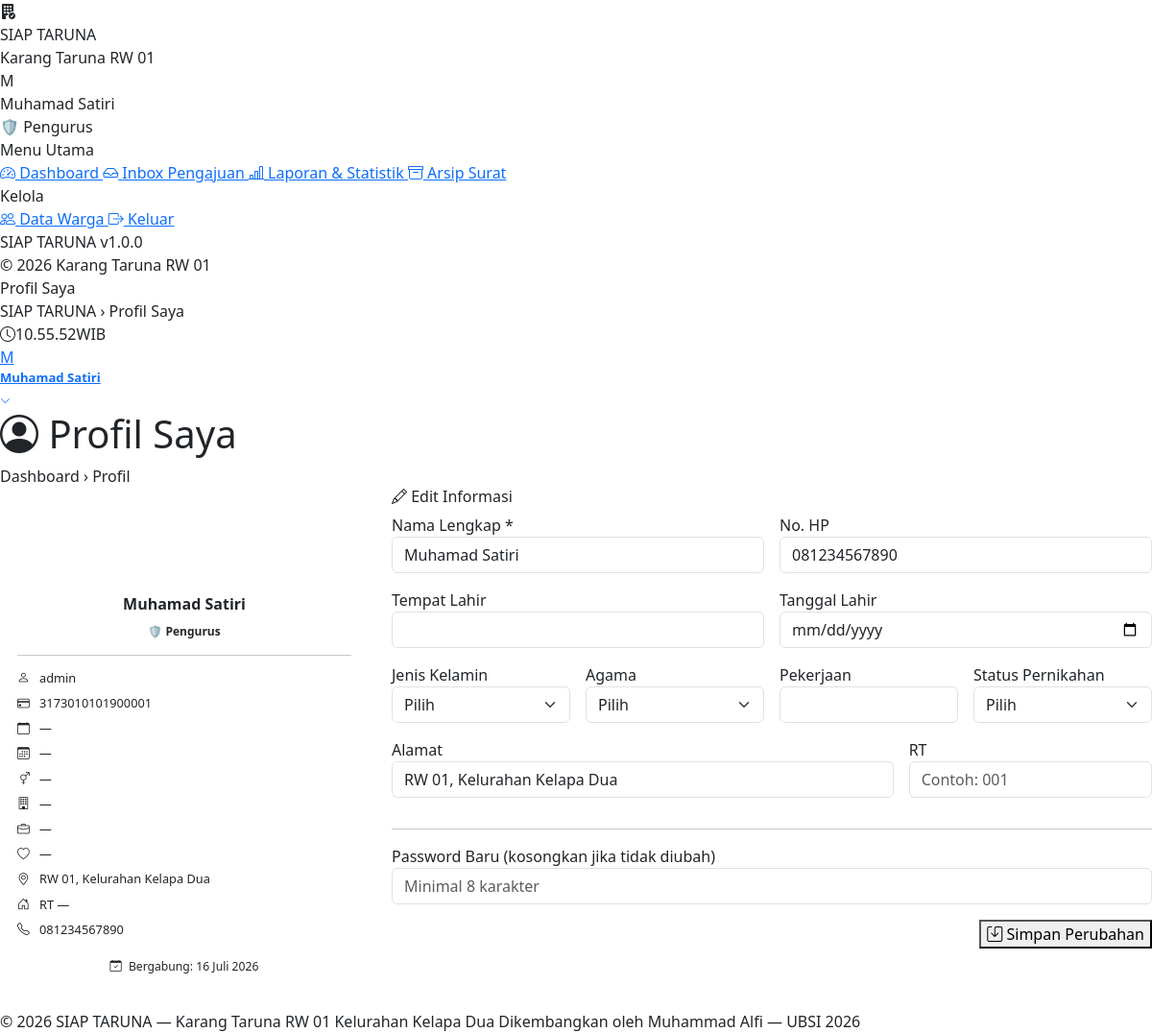
The page /pengurus/profil.php (signed in) on the database its author committed.
### tables this page shows
CREATE TABLE `tb_users` (
    `id_user`    INT(11)      NOT NULL AUTO_INCREMENT,
    `nama`       VARCHAR(100) NOT NULL COMMENT 'Nama lengkap pengguna',
    `NIK`        VARCHAR(20)  NOT NULL COMMENT 'Nomor Induk Kependudukan (16 digit)',
    `username`   VARCHAR(50)  NOT NULL COMMENT 'Username untuk login',
    `password`   VARCHAR(255) NOT NULL COMMENT 'Password ter-hash (bcrypt)',
    `no_hp`      VARCHAR(15)  DEFAULT NULL,
    `alamat`     TEXT         DEFAULT NULL,
    `role`       ENUM('warga','pengurus') NOT NULL DEFAULT 'warga',
    `jabatan`    VARCHAR(100) DEFAULT NULL,
    `is_aktif`   TINYINT(1)   NOT NULL DEFAULT 1 COMMENT '1=aktif, 0=nonaktif',
    `created_at` TIMESTAMP    NOT NULL DEFAULT CURRENT_TIMESTAMP,
    PRIMARY KEY (`id_user`),
    UNIQUE KEY `uk_NIK`      (`NIK`),
    UNIQUE KEY `uk_username` (`username`)
);

### includes/fungsi.php (called while the page is built, shortened)
<?php
function sudahLogin(): bool {
    return isset($_SESSION['id_user']) && !empty($_SESSION['id_user']);
}
function getUser(): ?array {
    return [
        'id_user'  => $_SESSION['id_user']  ?? null,
        'nama'     => $_SESSION['nama']     ?? '',
        'username' => $_SESSION['username'] ?? '',
        'role'     => $_SESSION['role']     ?? '',
        'NIK'      => $_SESSION['NIK']      ?? '',
        'no_hp'    => $_SESSION['no_hp']    ?? '',
        'alamat'   => $_SESSION['alamat']   ?? '',
        'rt'       => $_SESSION['rt']       ?? '',
    ];
}
function formatTanggal(string $tgl): string {
    $bulan = [
        1 => 'Januari', 2 => 'Februari',  3 => 'Maret',   4 => 'April',
        5 => 'Mei',     6 => 'Juni',      7 => 'Juli',    8 => 'Agustus',
        9 => 'September', 10 => 'Oktober', 11 => 'November', 12 => 'Desember'
    ];
    $ts = strtotime($tgl);
    return date('d', $ts) . ' ' . $bulan[(int)date('n', $ts)] . ' ' . date('Y', $ts);
}
function inisial(string $nama): string {
    return strtoupper(mb_substr(trim($nama), 0, 1));
}

### pengurus/profil.php (the view, shortened to what this page needs)
<?php
require_once __DIR__ . '/../includes/fungsi.php';
$judul_halaman = 'Profil Saya';
$idUser = (int)$_SESSION['id_user'];
$q = $koneksi->query("SELECT * FROM tb_users WHERE id_user = $idUser LIMIT 1");
$data = $q->fetch_assoc();
require_once __DIR__ . '/../includes/header.php';
?>
<div class="page-header">
    <div class="page-header-row">
        <div>
            <h1 class="page-title">
                <i class="bi bi-person-circle" style="color:var(--blue-600)"></i> Profil Saya
            </h1>
            <div class="page-sub">Dashboard &rsaquo; <span>Profil</span></div>
        </div>
    </div>
</div>
<div class="row g-4">
    <div class="col-md-4">
        <div class="card-st text-center h-100">
            <div class="card-body-st" style="padding:28px 18px">
                <div style="width:70px;height:70px;
                            background:linear-gradient(135deg,var(--slate-700),var(--blue-600));
                            border-radius:18px;margin:0 auto 14px;display:flex;
                            align-items:center;justify-content:center;font-size:1.8rem;
                            font-weight:800;color:white;text-transform:uppercase">
                </div>
                <h6 style="font-weight:800;margin-bottom:5px">
                    <?= htmlspecialchars($data['nama']) ?>
                </h6>
                <span style="background:var(--blue-50);color:var(--blue-700);padding:3px 12px;
                             border-radius:99px;font-size:.75rem;font-weight:700">
                    🛡 Pengurus
                </span>
                <hr style="margin:14px 0;border-color:var(--slate-200)">
                <?php
                $fields = [
                    ['bi-person',      $data['username'],            'Username'],
                    ['bi-credit-card', $data['NIK'],                 'NIK'],
                    ['bi-calendar',    $data['tempat_lahir'] ?? '—', 'Tempat Lahir'],
                    ['bi-calendar3',   $data['tanggal_lahir'] ?? '—','Tanggal Lahir'],
                    ['bi-gender-ambiguous', $data['jenis_kelamin'] ?? '—', 'Jenis Kelamin'],
                    ['bi-building',    $data['agama'] ?? '—',        'Agama'],
                    ['bi-briefcase',   $data['pekerjaan'] ?? '—',    'Pekerjaan'],
                    ['bi-heart',       $data['status_pernikahan'] ?? '—', 'Status Pernikahan'],
                    ['bi-geo-alt',     $data['alamat'] ?? '—',       'Alamat'],
                    ['bi-house-door',  'RT ' . ($data['rt'] ?? '—'), 'RT'],
                    ['bi-telephone',   $data['no_hp'] ?? '—',        'No. HP'],
                ];
                foreach ($fields as [$ico, $val, $lbl]): ?>
                <div style="display:flex;align-items:center;gap:8px;font-size:.8rem;
                            color:var(--slate-500);margin-bottom:7px;text-align:left">
                    <i class="bi <?= $ico ?>" style="color:var(--blue-500);width:15px;flex-shrink:0"
                       title="<?= $lbl ?>"></i>
                    <span style="overflow:hidden;text-overflow:ellipsis;white-space:nowrap">
                        <?= htmlspecialchars($val) ?>
                    </span>
                </div>
                <?php endforeach; ?>
                <div style="margin-top:12px;padding:8px 12px;background:var(--blue-50);
                            border-radius:8px;font-size:.76rem;color:var(--blue-700)">
                    <i class="bi bi-calendar-check me-1"></i>
                    Bergabung: <?= formatTanggal($data['created_at']) ?>
                </div>
            </div>
        </div>
    </div>
    <div class="col-md-8">
        <div class="card-st">
            <div class="card-header-st">
                <h6 class="card-title-st">
                    <i class="bi bi-pencil" style="color:var(--blue-600)"></i> Edit Informasi
                </h6>
            </div>
            <div class="card-body-st">
                <form method="POST" action="<?= APP_URL ?>/handlers/proses_profil.php">
                    <div class="row g-3">
                        <div class="col-md-6">
                            <label class="form-label-st">Nama Lengkap *</label>
                            <input type="text" name="nama" class="form-control"
                                   value="<?= htmlspecialchars($data['nama']) ?>" required>
                        </div>
                        <div class="col-md-6">
                            <label class="form-label-st">No. HP</label>
                            <input type="text" name="no_hp" class="form-control"
                                   value="<?= htmlspecialchars($data['no_hp'] ?? '') ?>"
                                   placeholder="08xx-xxxx-xxxx">
                        </div>
                        <div class="col-md-6">
                            <label class="form-label-st">Tempat Lahir</label>
                            <input type="text" name="tempat_lahir" class="form-control"
                                   value="<?= htmlspecialchars($data['tempat_lahir'] ?? '') ?>">
                        </div>
                        <div class="col-md-6">
                            <label class="form-label-st">Tanggal Lahir</label>
                            <input type="date" name="tanggal_lahir" class="form-control"
                                   value="<?= htmlspecialchars($data['tanggal_lahir'] ?? '') ?>">
                        </div>
                        <div class="col-md-3">
                            <label class="form-label-st">Jenis Kelamin</label>
                            <select name="jenis_kelamin" class="form-select">
                                <option value="">Pilih</option>
                            </select>
                        </div>
                        <div class="col-md-3">
                            <label class="form-label-st">Agama</label>
                            <select name="agama" class="form-select">
                                <option value="">Pilih</option>
                            </select>
                        </div>
                        <div class="col-md-3">
                            <label class="form-label-st">Pekerjaan</label>
                            <input type="text" name="pekerjaan" class="form-control"
                                   value="<?= htmlspecialchars($data['pekerjaan'] ?? '') ?>">
                        </div>
                        <div class="col-md-3">
                            <label class="form-label-st">Status Pernikahan</label>
                            <select name="status_pernikahan" class="form-select">
                                <option value="">Pilih</option>
                            </select>
                        </div>
                        <div class="col-md-8">
                            <label class="form-label-st">Alamat</label>
                            <input type="text" name="alamat" class="form-control"
                                   value="<?= htmlspecialchars($data['alamat'] ?? '') ?>">
                        </div>
                        <div class="col-md-4">
                            <label class="form-label-st">RT</label>
                            <input type="text" name="rt" class="form-control"
                                   value="<?= htmlspecialchars($data['rt'] ?? '') ?>"
                                   placeholder="Contoh: 001">
                        </div>
                        <div class="col-12">
                            <hr style="border-color:var(--slate-200)">
                            <label class="form-label-st">
                                Password Baru
                                <span style="color:var(--slate-400);font-weight:400">
                                    (kosongkan jika tidak diubah)
                                </span>
                            </label>
                            <input type="password" name="password_baru" class="form-control"
                                   placeholder="Minimal 8 karakter" minlength="8">
                        </div>
                        <div class="col-12 text-end">
                            <button type="submit" class="btn-st btn-primary-st btn-pill">
                                <i class="bi bi-save"></i> Simpan Perubahan
                            </button>
                        </div>
                    </div>
                </form>
            </div>
        </div>
    </div>
</div>
<?php require_once __DIR__ . '/../includes/footer.php'; ?>

### includes/header.php (shortened to what this page needs)
<?php
$user       = getUser();
$namaUser   = $user['nama']    ?? '';
$roleUser   = $user['role']    ?? '';
$hal_judul  = $judul_halaman ?? 'Dashboard';
?>
<!DOCTYPE html>
<html lang="id">
<head>
    <link href="https://cdn.jsdelivr.net/npm/bootstrap@5.3.0/dist/css/bootstrap.min.css"
          rel="stylesheet">
    <link href="https://cdn.jsdelivr.net/npm/bootstrap-icons@1.11.0/font/bootstrap-icons.css"
          rel="stylesheet">
    <link href="<?= APP_URL ?>/assets/css/style.css" rel="stylesheet">
</head>
<body>
<?php
$sidebar_file = ($roleUser === 'pengurus')
    ? __DIR__ . '/sidebar_pengurus.php'
    : __DIR__ . '/sidebar_warga.php';
require_once $sidebar_file;
?>
<header class="topbar">
    <div class="topbar-left">
        <div>
            <div class="topbar-title"><?= htmlspecialchars($hal_judul) ?></div>
            <div class="topbar-sub">
                SIAP TARUNA &rsaquo;
                <span><?= htmlspecialchars($hal_judul) ?></span>
            </div>
        </div>
    </div>
    <div class="topbar-right">
        <div class="topbar-clock d-none d-md-flex">
            <i class="bi bi-clock"></i>
            <span id="clockWIB">00.00.00</span>
            <span style="color:var(--slate-400);font-weight:400">WIB</span>
        </div>
        <div class="dropdown">
            <a class="topbar-user-btn" data-bs-toggle="dropdown" style="cursor:pointer">
                <div class="topbar-user-avatar">
                    <?= inisial($namaUser) ?>
                </div>
                <span class="d-none d-md-block"
                      style="font-size:.82rem;font-weight:600">
                    <?= htmlspecialchars($namaUser) ?>
                </span>
                <i class="bi bi-chevron-down"
                   style="font-size:.68rem;color:var(--slate-400)"></i>
            </a>
        </div>
    </div>
</header>
<div class="main-content">

### includes/sidebar_pengurus.php (shortened to what this page needs)
<?php
$hal_aktif = basename($_SERVER['PHP_SELF']);
$dir_aktif = basename(dirname($_SERVER['PHP_SELF']));
?>
<aside class="sidebar" id="appSidebar">
    <div class="sidebar-brand">
        <div class="sidebar-brand-icon">
            <i class="bi bi-building-fill-check"></i>
        </div>
        <div>
            <div class="sidebar-brand-name">SIAP TARUNA</div>
            <span class="sidebar-brand-sub">Karang Taruna RW 01</span>
        </div>
    </div>
    <div class="sidebar-user">
        <div class="sidebar-avatar">
            <?= inisial($user['nama'] ?? 'P') ?>
        </div>
        <div style="min-width:0">
            <div class="sidebar-user-name">
                <?= htmlspecialchars($user['nama'] ?? 'Pengurus') ?>
            </div>
            <div class="sidebar-user-role">
                🛡 Pengurus
            </div>
        </div>
    </div>
    <nav class="sidebar-nav">
        <div class="sidebar-label">Menu Utama</div>
        <a href="<?= APP_URL ?>/pengurus/dashboard.php"
           class="nav-link-st <?= ($hal_aktif === 'dashboard.php' && $dir_aktif === 'pengurus') ? 'active' : '' ?>">
            <i class="bi bi-speedometer2"></i> Dashboard
        </a>
        <a href="<?= APP_URL ?>/pengurus/inbox.php"
           class="nav-link-st <?= $hal_aktif === 'inbox.php' ? 'active' : '' ?>">
            <i class="bi bi-inbox"></i> Inbox Pengajuan
        </a>
        <a href="<?= APP_URL ?>/pengurus/laporan.php"
           class="nav-link-st <?= $hal_aktif === 'laporan.php' ? 'active' : '' ?>">
            <i class="bi bi-bar-chart-line"></i> Laporan & Statistik
        </a>
        <a href="<?= APP_URL ?>/pengurus/arsip.php"
           class="nav-link-st <?= $hal_aktif === 'arsip.php' ? 'active' : '' ?>">
            <i class="bi bi-archive"></i> Arsip Surat
        </a>
        <div class="sidebar-label">Kelola</div>
        <a href="<?= APP_URL ?>/pengurus/data-warga.php"
           class="nav-link-st <?= $hal_aktif === 'data-warga.php' ? 'active' : '' ?>">
            <i class="bi bi-people"></i> Data Warga
        </a>
        <a href="<?= APP_URL ?>/logout.php"
           class="nav-link-st nav-danger"
           style="margin-top:12px;">
            <i class="bi bi-box-arrow-right"></i> Keluar
        </a>
    </nav>
    <div class="sidebar-footer">
        SIAP TARUNA v1.0.0<br>
        &copy; 2026 Karang Taruna RW 01
    </div>
</aside>

### includes/header.php (style rules this page uses)
.topbar-clock { background: var(--blue-50); border-color: var(--blue-200); color: var(--blue-700); }

### rows shown on the page
tb_users: nama "M", nama "Muhamad Satiri", created_at "16 Juli 2026", no_hp "081234567890", alamat "RW 01, Kelurahan Kelapa Dua"

### other values the page prints
$hal_judul "Profil Saya"
$val "admin"
$val "3173010101900001"
$val "—"
$val "RW 01, Kelurahan Kelapa Dua"
$val "RT —"
$val "081234567890"
